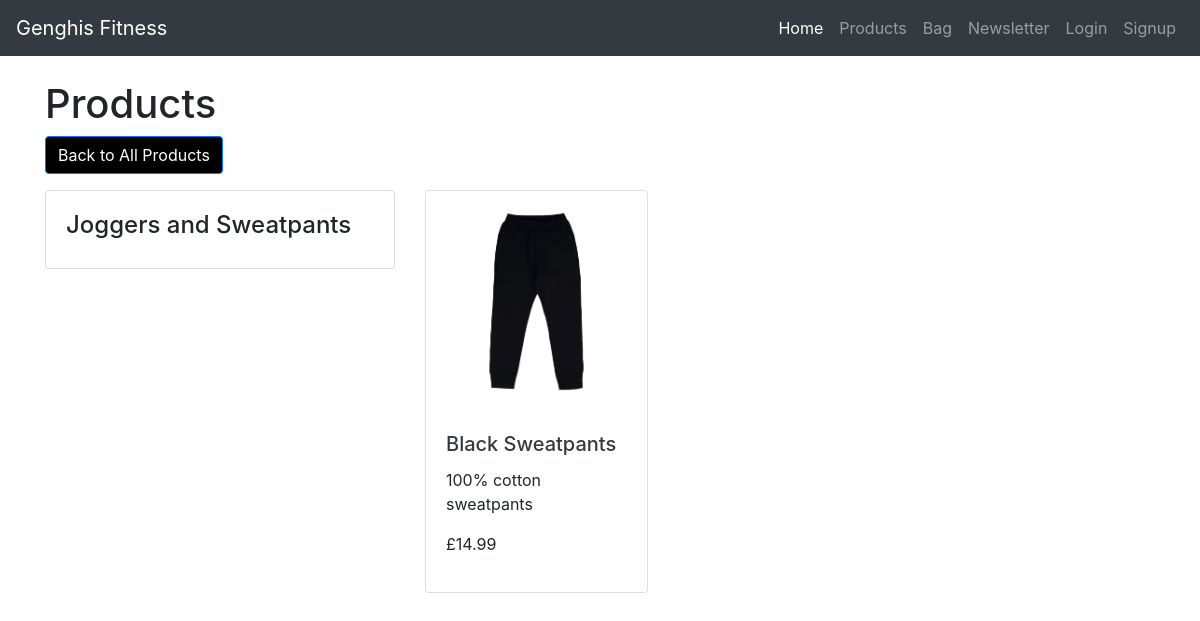
Screenshot of /products/category/joggers-and-sweatpants/ with the database file from the repository.
### products/models.py (models this page shows, shortened)
class Category(models.Model):
    class Meta:
        verbose_name_plural = 'Categories'
    name = models.CharField(max_length=100)
    slug = AutoSlugField(populate_from='name', unique=True)

class Product(models.Model):
    name = models.CharField(max_length=100)
    description = models.TextField()
    price = models.DecimalField(max_digits=10, decimal_places=2)
    image = models.ImageField(upload_to='products/')
    created_at = models.DateTimeField(auto_now_add=True)
    category = models.ForeignKey('Category', on_delete=models.CASCADE, related_name='products')
    has_sizes = models.BooleanField(default=False, null=True, blank=True)

### products/views.py (the view)
# urls.py: path('category/<slug:slug>/', category_view, name='category_view'),
def category_view(request, slug):
    category = get_object_or_404(Category, slug=slug)
    products = Product.objects.filter(category=category)
    context = {
        'category': category,
        'products': products
    }
    return render(request, 'products/products.html', context)

### context/bag_processor.py (called while the page is built, shortened)
def bag_contents(request):
    bag_items = []
    total = 0
    product_count = 0
    bag = request.session.get('bag', {})
    context = {
        'bag_items': bag_items,
        'total': total,
        'product_count': product_count,
        'grand_total': total,
    }
    return context

### products/templates/products/products.html (shortened to what this page needs)
{% extends "base.html" %}
{% load static %}
{% block content %}
<div class="container">
    <h1 class="mt-4">Products</h1>
    {% if category %}
    <a href="{% url 'products:product_list' %}" class="btn btn-primary mb-3">Back to  All Products</a>
    {% endif %}
    <div class="row">
        <div class="col-md-4">
            <div class="card mb-4">
                <div class="card-body">
                    {% if category %}
                    <h4>{{ category.name }}</h4>
                    {% endif %}
                </div>
            </div>
        </div>
        <div class="col-md-8">
            <div class="row row-cols-1 row-cols-md-2 row-cols-lg-3 g-4">
                {% for product in products %}
                <div class="col">
                    <div class="card h-100">
                        <a href="{% url 'products:product_detail' product.pk %}">
                            <img src="{{ product.image.url }}" class="card-img-top" alt="Product Image">
                        </a>
                        <div class="card-body">
                            <h5 class="card-title">
                                <a href="{% url 'products:product_detail' product.pk %}" class="text-dark">{{ product.name|title }}</a>
                            </h5>
                            <p class="card-text">{{ product.description }}</p>
                            <p class="card-price">£{{ product.price }}</p>
                        </div>
                    </div>
                </div>
                {% endfor %}
            </div>
        </div>
    </div>
</div>
{% endblock %}

### static/css/base.css (style rules this page uses)
body, html { height: 100%; margin: 0; padding: 0; }
.btn-primary { background-color: black; color: white; }

### rows the page displays
Category: name "Joggers and Sweatpants"
Product: image (picture), name "Black Sweatpants", description "100% cotton sweatpants", price "14.99"
